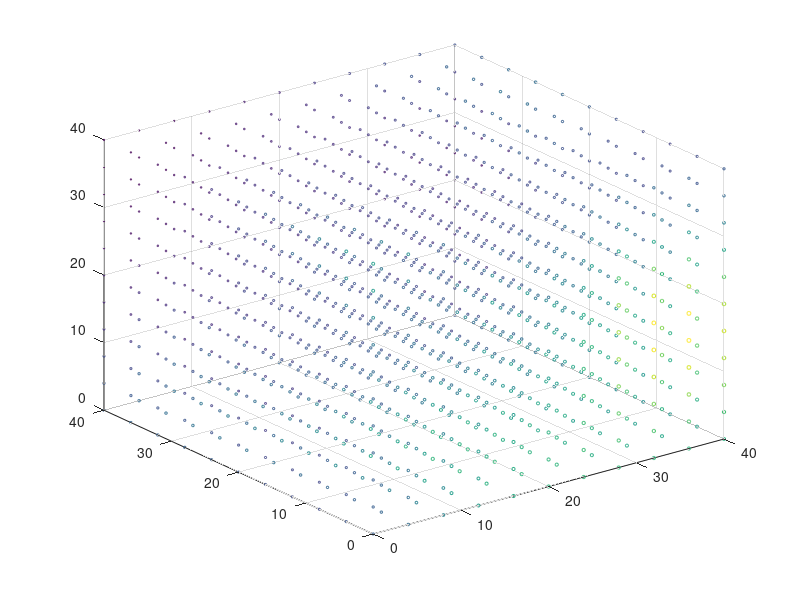

This figure's MATLAB source: (Note: this script raises an error after producing the figure.)
function [] = Richard3d_test1()
% Richars equation 3D solver testing file.
% The function focus on fix Dirichlet BC.
%
% _test1: run basic Richards equation 3d for one case.
%
% Input parameters:
%
% Output parameters:
%
% Examples:
%
% See also: 
% Author:   Wei Xing
% History:  31/05/2017  file created
% 
% Log:
% Version1.0 -the process need further vectorizition and parellel to speed
%             up and save memory.
%            -The way boundary condition are stored and indicated need
%            improvements.
%            -the way coordinate are defined as z,x,y NOT conventional x,y,z (because z
%            is more of interest for Richard's equation) Thus conventional 
%            plotting becomes difficult.

%% Setup
% Spatial setup
% Spatial setup
lengthZ=40;
deltaZ=4;
nZ=lengthZ/deltaZ+1;

lengthX=40;
deltaX=4;
nX=lengthX/deltaX+1;

lengthY=40;
deltaY=4;
nY=lengthY/deltaY+1;

% Temporal setup
lengthT=100;
deltaT=1;
nTime=lengthT/deltaT;

% Iteration solver setup
nMaxIteration=50;
maxIteError=1;

[Z,X,Y] = ndgrid(0:deltaZ:lengthZ,0:deltaX:lengthX,0:deltaY:lengthY);


%% Define Boundary conditions
% Option 1       
% Make nodeIndex matrix. It indicate the sequence nodes are accessed and the type of node.  
%     nodeIndex=zeros(nZ,nX);
%     nodeIndex(2:end-1,2:end-1)=reshape(uint32(1:(nZ-2)*(nX-2)), (nZ-2), (nX-2));    
% 
%     nodeInFieldIndex=find(nodeIndex);
% 
%     %%% 
%     %initial state
%     H_init=zeros(nZ,nX);
%     H_init(2:end-1,2:end-1)=-61.5;
% 
%     %BC
%     % bcLeft=ones(nNodeZ,1)*-20.7;
%     % bcRight=ones(nNodeZ,1)*-61.5;
%     % bcTop=ones(nNodeX,1)*-20.7;
%     % bcBottom=ones(nNodeX,1)*-61.5;
% 
% 
%         % A more interesting setup
%         bcLeft=ones(nZ,1)*-20.7;
%         bcRight=ones(nZ,1)*-20.7;
%         bcTop=ones(nX,1)*-20.7;
%         bcBottom=ones(nX,1)*-24.7;
% 
% 
%     H_init(1,1:end)=bcTop;
%     H_init(end,1:end)=bcBottom;
% 
%     H_init(1:end,1)=bcLeft;
%     H_init(1:end,end)=bcRight;

% Option 2 Neumann BC on sides and Dirichlet conditions on Top and bottom
    nodeIndex=zeros(nZ,nX,nY);
    nodeIndex(2:end-1,1:end,1:end)=reshape(uint32(1:(nZ-2)*nX*nY), (nZ-2),nX,nY);  
    
    nodeInFieldIndex=find(nodeIndex);

    nodeIndex(:,:,1)=-nodeIndex(:,:,1);
    nodeIndex(:,:,end)=-nodeIndex(:,:,end);
    
    nodeIndex(:,1,2:end-1)=-nodeIndex(:,1,2:end-1);
    nodeIndex(:,end,2:end-1)=-nodeIndex(:,end,2:end-1);
    
    
%% Define initial condition
    H_init=ones(nZ,nX,nY)*-61.5;
    H_init(1,:,:)=ones(nX,nY)*-20.7;
    H_init(end,:,:)=ones(nX,nY)*-61.5;
    
%% Define for C and K non-linear function
theata_s=0.287;
theata_r=0.075;
alpha=1.611e6;
beta=3.96;

rho=1.175e6;
r=4.74;
% kFromhKs @(h) Ks.*rho./(rho+abs(h).^r);
% K = @(h) Ks.*rho./(rho+abs(h).^r);
K = @(h,Ks) Ks.*rho./(rho+abs(h).^r);

theata    = @(h)  alpha.*(theata_s-theata_r)/(alpha+abs(h).^beta)+theata_r;
theataDif = @(h) -alpha.*(theata_s-theata_r).*-1.*(alpha+abs(h).^beta).^(-2).*abs(h).^(beta-1);


%% Define Permeability field input 
scale=0.05;        % overall magnitude of the permeability field. decide the changing speed.
lengthScale=100;      %larger number means less stochastic (more correlation as one zooms in the 
                    %field) field. Thus gives smoother result.
nKl=50;             %number of KL baisi/cofficients
                                      
[nAllNode,nDimension]=size([Z(:),X(:),Y(:)]);
% nKl=nAllNode;

%calculate distance matrix
distance = pdist([Z(:),X(:),Y(:)]);
distanceMatrix = squareform(distance);

%calculate covariance matrix
covMatrix=exp(-distanceMatrix./lengthScale);    

% KL decomposition on covariance matrix via SVD/eigen decomposition
[klBasis,klEigenValue,~] = svds(covMatrix,nKl); 


% Generate independent normal samples 
seed=100;
rng(seed);
sample= randn(nKl,1);

%make multivariate Gaussian distributions with samples. zero mean.
%Covariance specified though KL basis.
% Ks=klBasis*sqrt(klEigenValue)*sample;
% Ks=reshape(Ks,nY,nX);
% a log (multi) normal permeability field
% Ks=exp(Ks);

Ks =exp(klBasis*sqrt(klEigenValue)*sample).*scale;

Ks=reshape(Ks,nZ,nX,nY);

%Plot 
bubbleScale=100;
scatter3(X(:),Y(:),Z(:),Ks(:)*bubbleScale,Ks(:)*bubbleScale)


%% Initilize mesh 
mesh.deltaZ=deltaZ;
mesh.nZ=nZ;
mesh.deltaX=deltaX;
mesh.nX=nX;
mesh.deltaY=deltaY;
mesh.nY=nY;

mesh.nodeIndex=nodeIndex;
mesh.nNode=length(nodeIndex(nodeIndex~=0));

mesh.H=H_init;      %impose initial condition.

%% MAIN
% nNode=length(nodeIndex(nodeIndex~=0));
% H=H_init;       %impose initial condition.

tic
for t=1:nTime
    H_PreviousTime= mesh.H;
    for k=1:nMaxIteration       
        H0=mesh.H;
        
        %update mesh value 
        mesh.C=theataDif(mesh.H);
        mesh.K=K(mesh.H,Ks);
        
%         [A,B] = PicardFdm(H_PreviousTime);
        [A,B]=picard3dAxbForm2(mesh,H_PreviousTime,deltaT);

        hFree=A\(-B);
                
%         H(find(nodeIndex))=hFree;       %pay extra attention to ordering
        mesh.H(nodeInFieldIndex)=hFree; 
%         mesh.H=H;
        
        sseIte=sum((mesh.H(:)-H0(:)).^2);
        if sqrt(sseIte)<maxIteError 
            break 
        end
        
    end
    
    hRecord(:,:,:,t)=mesh.H;

end
toc

%% Plotting 
% H=mesh.H;

% figure(1)
% scatter3(X(:),Y(:),Z(:),Ks(:)*10000,Ks(:)*10000)

% end time pressure
figure(2)
scatter3(X(:),Y(:),Z(:),abs(mesh.H(:)),abs(mesh.H(:)))
title('end time pressure')

% figure(5)
% p = patch(isosurface(H,-60));
% isonormals(H,p)
% p.FaceColor = 'red';
% p.EdgeColor = 'none';
% daspect([1 1 1])
% view(3); 
% axis([nX,nY,nZ ])

% preasure head front surface propogation
figure(3)
for t=1:nTime
    clf
    Ht=abs(hRecord(:,:,:,t));
    p=patch(isosurface(Ht,40));
    p.FaceColor = 'red';
    p.EdgeColor = 'none';
    
    p=patch(isosurface(Ht,50));
    p.FaceColor = 'yellow';
    p.EdgeColor = 'none';  

    p=patch(isosurface(Ht,60));
    p.FaceColor = 'blue';
    p.EdgeColor = 'none';  
    
    view(-60,40)
    title(sprintf('pressure front propogation. t=%i',t))
    axis([1,nX,1,nY,1,nZ])
    
    camlight 
    lighting gouraud

    
    drawnow
    frame(t)=getframe;
end

xslice = [nX]; 
yslice = [nY]; 
zslice = [0:nZ/2:nZ];
figure(3)
slice(mesh.H,nX,1:5:nZ,1)


% preasure head propogation in square volume
figure(4)
for t=1:nTime
%     surf(X(:,:,sliceY),Z(:,:,sliceY),TheataRecord(:,:,sliceY,t))
%     shading interp;
%     slice(TheataRecord(:,:,:,t),nX,nY,0:nZ/4:nZ)
    slice(hRecord(:,:,:,t),nX-3,1:5:nZ,1)
    view(-60,40)
    title(sprintf('pressure. t=%i',t))
    drawnow
    frame(t)=getframe;
end

% preasure head propogation in sphere volume
figure(5)
for t=1:4:nTime
    hVector=(hRecord(:,:,:,t)+100)*20;    
%     scatter3(X(:),Y(:),Z(:),(hVector(:)),(Ks(:)*10000),'fill')
    scatter3(X(:),Y(:),Z(:),(hVector(:)),(hVector(:)),'fill')
%     shading interp;
    title(sprintf('pressure. t=%i',t))
    drawnow
    frame(t)=getframe;
    
end




